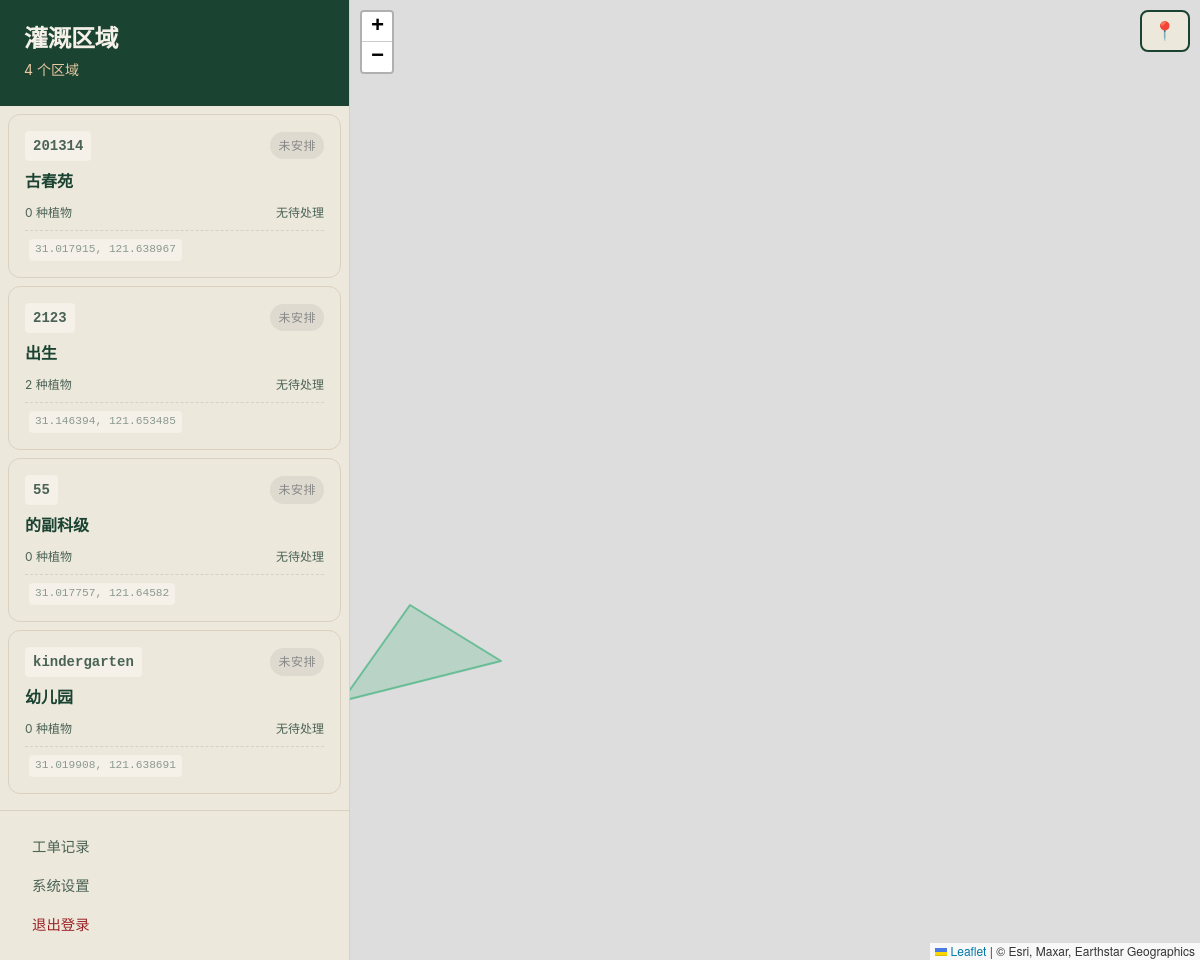
The app's page / (signed in) with its own data.
### core/models.py (models this page shows, shortened)
class Zone(models.Model):
    STATUS_UNARRANGED = 'unarranged'  # 未安排（当天无工单）
    STATUS_IN_PROGRESS = 'in_progress'  # 处理中（工单已提交待审批）
    STATUS_COMPLETED = 'completed'  # 已完成（工单已批准）
    STATUS_CANCELED = 'canceled'  # 已取消（工单已拒绝）
    STATUS_DELAYED = 'delayed'  # 已延期（需补充信息）
    STATUS_CHOICES = [
        (STATUS_UNARRANGED, '未安排'),
        (STATUS_IN_PROGRESS, '处理中'),
        (STATUS_COMPLETED, '已完成'),
        (STATUS_CANCELED, '已取消'),
        (STATUS_DELAYED, '已延期'),
    ]
    name = models.CharField(max_length=255, unique=True)
    code = models.CharField(max_length=50, unique=True)
    description = models.TextField(blank=True)
    boundary_points = models.JSONField(default=list)
    boundary_color = models.CharField(max_length=7, default='#52B788', help_text='边界颜色 (十六进制)')
    created_at = models.DateTimeField(auto_now_add=True)
    updated_at = models.DateTimeField(auto_now=True)
    @property
    def status(self):
        return self.get_today_status()
    def get_today_status(self, target_date=None):
        if target_date is None:
            target_date = date.today()
        maintenance = self.maintenancerequest.filter(date=target_date).first()
        if maintenance:
            return self._map_request_status(maintenance.status)
        project_support = self.projectsupportrequest.filter(date=target_date).first()
        if project_support:
            return self._map_request_status(project_support.status)
        water = self.waterrequest.filter(
            start_datetime__date__lte=target_date,
            end_datetime__date__gte=target_date
        ).first()
        if water:
            return self._map_request_status(water.status)
        return self.STATUS_UNARRANGED
    def get_status_display(self, target_date=None):
        status = self.get_today_status(target_date)
        for code, display in self.STATUS_CHOICES:
            if code == status:
                return display
        return '未安排'

### core/views.py (the view)
# urls.py: path('', views.dashboard, name='dashboard'),
@login_required(login_url='core:login')
def dashboard(request):
    from datetime import date
    from core.models import MaintenanceRequest, ProjectSupportRequest, WaterRequest
    today = date.today()
    zones = Zone.objects.all().annotate(
        plant_count=Count('plants', distinct=True),
        pending_work_orders=Count(
            'work_orders',
            filter=Q(work_orders__status='pending'),
            distinct=True
        )
    )
    zones_list = []
    for zone in zones:
        center = get_zone_center(zone.boundary_points)
        zone.center = center  # Add center as attribute for template access
        pending_requests = []
        for req in WaterRequest.objects.filter(
            zone=zone,
            status='submitted',
            start_datetime__date__lte=today,
            end_datetime__date__gte=today
        ):
            pending_requests.append({
                'id': req.id,
                'type': 'water',
                'type_display': '浇水协调',
            })
        zones_list.append({
            'id': zone.id,
            'code': zone.code,
            'name': zone.name,
            'description': zone.description,
            'boundary_points': zone.boundary_points,
            'boundary_color': zone.boundary_color,
            'status': zone.get_today_status(),
            'statusDisplay': zone.get_status_display(),
            'plant_count': zone.plant_count or 0,
            'pending_work_orders': zone.pending_work_orders or 0,
            'center': center,
            'pending_requests': pending_requests,
        })
    context = {
        'zones': zones,
        'zones_json': json.dumps(zones_list),
    }
    return render(request, 'core/dashboard.html', context)

### core/views.py (called while the page is built)
def get_zone_center(boundary_points):
    if not boundary_points or len(boundary_points) == 0:
        return None
    lats = []
    lngs = []
    for point in boundary_points:
        if isinstance(point, list) and len(point) >= 2:
            lats.append(point[0])
            lngs.append(point[1])
        elif isinstance(point, dict) and 'lat' in point and 'lng' in point:
            lats.append(point['lat'])
            lngs.append(point['lng'])
    if lats and lngs:
        return {
            'lat': round(sum(lats) / len(lats), 6),
            'lng': round(sum(lngs) / len(lngs), 6)
        }
    return None

### core/templates/core/dashboard.html (shortened to what this page needs)
{% extends 'core/base.html' %}
{% load static %}
{% block extra_css %}
<link rel="stylesheet" href="https://unpkg.com/leaflet@1.9.4/dist/leaflet.css" />
{% endblock %}
{% block content %}
<div class="dashboard-container">
    <aside class="sidebar">
        <div class="sidebar-header">
            <h1>灌溉区域</h1>
            <p class="zone-count">{{ zones|length }} 个区域</p>
        </div>
        <div class="zone-list stagger-reveal">
            {% for zone in zones %}
            <div class="zone-item" data-zone-id="{{ zone.id }}" data-zone-code="{{ zone.code }}">
                <div class="zone-header">
                    <span class="zone-code">{{ zone.code }}</span>
                    <span class="status-badge status-{{ zone.status }}">{{ zone.get_status_display }}</span>
                </div>
                <div class="zone-name">{{ zone.name }}</div>
                <div class="zone-details">
                    <span class="plant-count">{{ zone.plant_count }} 种植物</span>
                    <span class="work-order-status">
                        {% if zone.pending_work_orders %}
                            {{ zone.pending_work_orders }} 待处理
                        {% else %}
                            无待处理
                        {% endif %}
                    </span>
                </div>
                {% if zone.center %}
                <div class="zone-coords">
                    <span class="coord-value">{{ zone.center.lat }}, {{ zone.center.lng }}</span>
                </div>
                {% endif %}
            </div>
            {% empty %}
            <div class="no-zones">暂无区域数据</div>
            {% endfor %}
        </div>
        <div class="sidebar-footer">
            <a href="{% url 'core:requests' %}" class="settings-link">工单记录</a>
            <a href="{% url 'core:settings' %}" class="settings-link">系统设置</a>
            {% if user.is_authenticated %}
            <a href="{% url 'core:logout' %}" class="settings-link" style="color: var(--color-error);">退出登录</a>
            {% else %}
            <a href="{% url 'core:login' %}" class="settings-link" style="color: var(--color-primary);">登录</a>
            <a href="{% url 'core:register' %}" class="settings-link" style="color: var(--color-success);">注册申请</a>
            {% endif %}
        </div>
    </aside>
    <main class="map-container">
        <div id="map"></div>
    </main>
</div>
{% endblock %}

### static/css/style.css (style rules this page uses)
html, body { margin: 0; padding: 0; min-height: 100%; }
body { overflow-y: auto !important; }
.dashboard-container { display: flex; height: 100vh; width: 100vw; overflow: hidden; box-sizing: border-box; }
.sidebar { width: 350px; min-width: 350px; background: var(--color-surface-alt); border-right: 1px solid var(--color-surface-dark); display: flex; flex-direction: column; overflow: hidden; z-index: var(--z-sticky); }
.sidebar-header { padding: var(--space-lg); background: var(--color-primary); color: var(--color-text-inverse); flex-shrink: 0; }
.sidebar-header h1 { font-family: var(--font-display); font-size: 1.5rem; font-weight: 600; margin-bottom: var(--space-xs); color: var(--color-text-inverse); }
.sidebar-header .zone-count { font-family: var(--font-body); font-size: 0.875rem; color: var(--color-accent-light); }
.zone-list { flex: 1; overflow-y: auto; padding: var(--space-sm); }
.sidebar-footer { padding: var(--space-md); border-top: 1px solid var(--color-surface-dark); margin-top: auto; }
.settings-link { display: flex; align-items: center; gap: var(--space-sm); padding: var(--space-sm) var(--space-md); color: var(--color-text-secondary); text-decoration: none; border-radius: var(--radius-md); transition: all var(--transition-fast); font-size: 0.9rem; }
.map-container { flex: 1; position: relative; overflow: hidden; background: var(--color-surface); min-height: 0; }
#map { width: 100%; height: 100%; position: absolute; top: 0; left: 0; }
.leaflet-container { overflow: hidden; }

### core/templates/core/base.html (style rules this page uses)
body { font-family: 'Noto Sans SC', -apple-system, BlinkMacSystemFont, 'Segoe UI', sans-serif; }

### records on screen
Zone: code "201314", status "未安排", name "古春苑", plant_count "0", shows "无待处理", center.lat "31.017915", center.lng "121.638967"
Zone: code "2123", status "未安排", name "出生", plant_count "2", shows "无待处理", center.lat "31.146394", center.lng "121.653485"
Zone: code "55", status "未安排", name "的副科级", plant_count "0", shows "无待处理", center.lat "31.017757", center.lng "121.64582"
Zone: code "kindergarten", status "未安排", name "幼儿园", plant_count "0", shows "无待处理", center.lat "31.019908", center.lng "121.638691"

### other values on screen
{{ zones|length }} "4"
